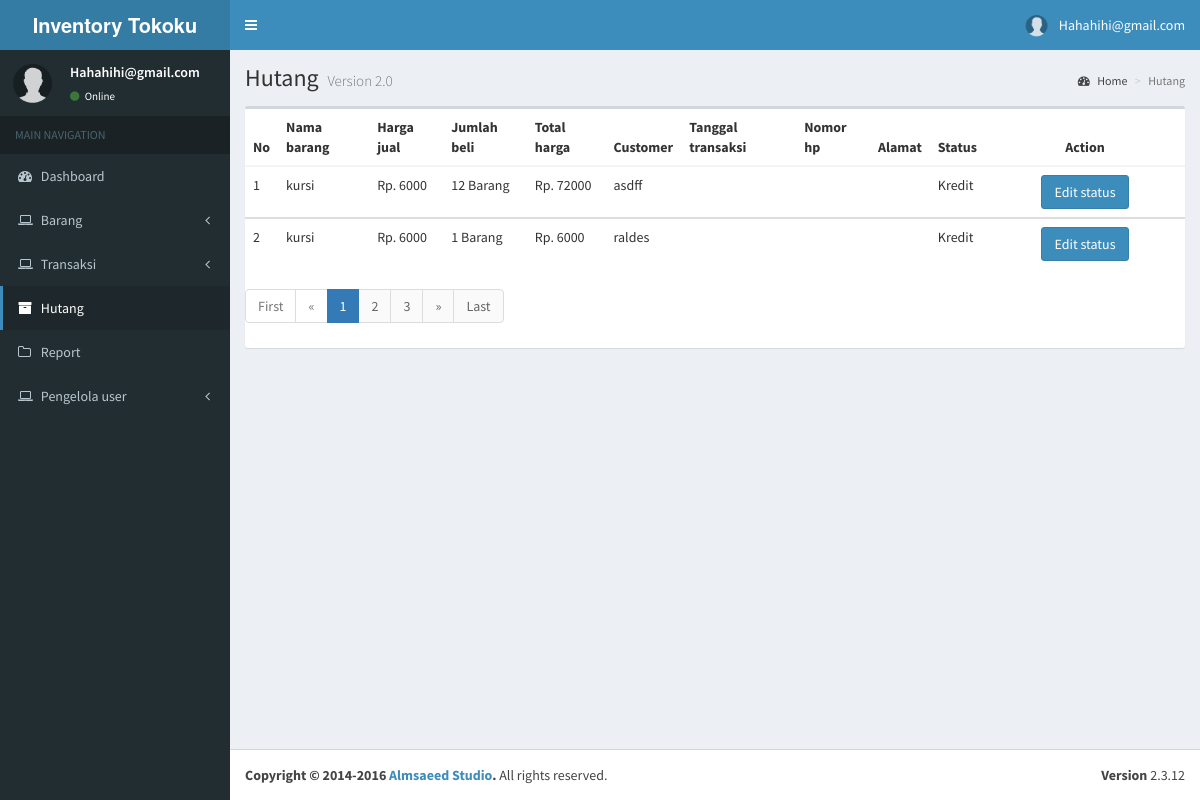
The app's page /admin/hutang.php (signed in), older data.
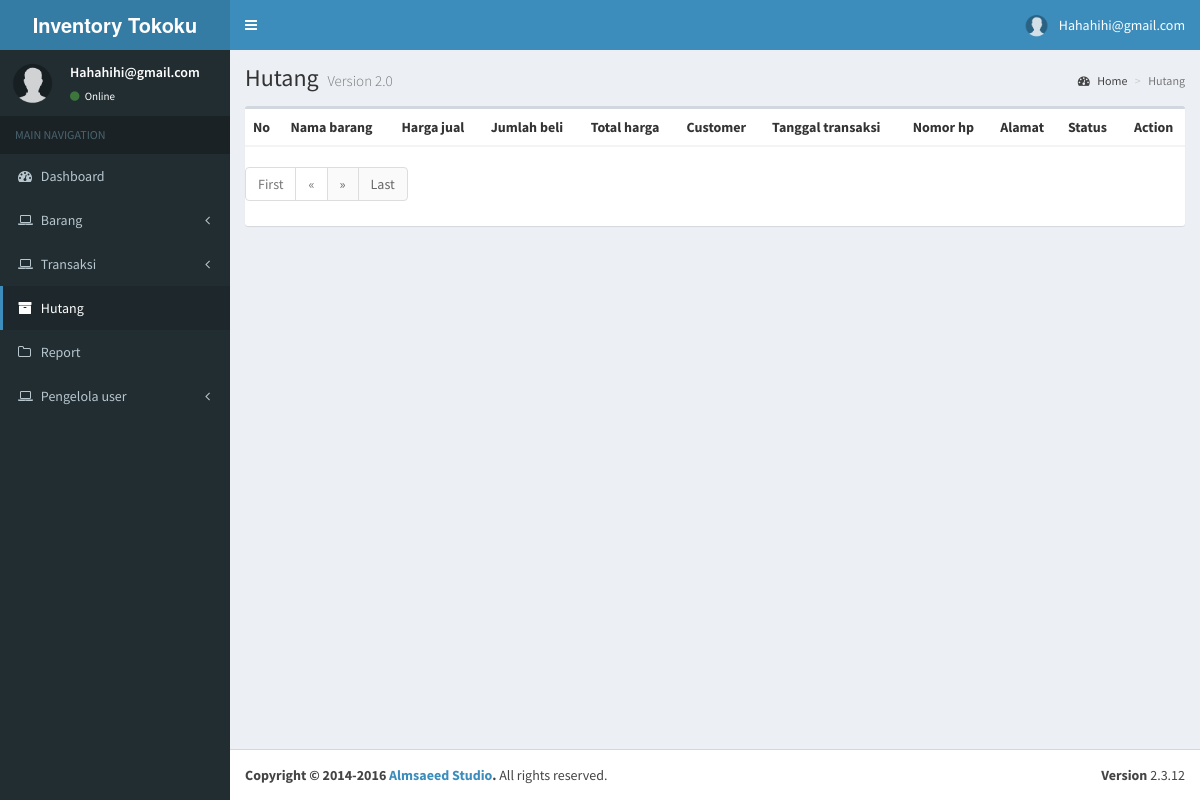
The same page, newer data.
### tables this page shows
CREATE TABLE `transaksi` (
  `id_transaksi` int(5) NOT NULL,
  `id_barang` varchar(5) NOT NULL,
  `jenis_transaksi` varchar(20) NOT NULL,
  `jumlah_beli` int(20) NOT NULL,
  `total_harga` int(20) NOT NULL,
  `customer` text NOT NULL,
  `nik_customer` text NOT NULL,
  `tempat_lahir` text NOT NULL,
  `tanggal_lahir` varchar(30) NOT NULL,
  `tanggal_transaksi` date NOT NULL,
  `nomor_hp` bigint(14) NOT NULL,
  `alamat` text NOT NULL,
  `created_at` timestamp NOT NULL DEFAULT current_timestamp() ON UPDATE current_timestamp()
);

CREATE TABLE `barang` (
  `id_barang` varchar(5) NOT NULL,
  `jenis_barang` varchar(30) NOT NULL,
  `nama_barang` varchar(60) NOT NULL,
  `harga_beli` int(20) NOT NULL,
  `harga_jual` int(20) NOT NULL,
  `jumlah_stock` int(20) NOT NULL,
  `supplier` text NOT NULL,
  `deskripsi` text NOT NULL,
  `created_at` timestamp NOT NULL DEFAULT current_timestamp() ON UPDATE current_timestamp()
);

### admin/hutang.php (the view, shortened to what the changed rows need)
<!DOCTYPE html>
<html>
<head>
  <link rel="stylesheet" href="bootstrap/css/bootstrap.min.css">
  <link rel="stylesheet" href="https://cdnjs.cloudflare.com/ajax/libs/font-awesome/4.5.0/css/font-awesome.min.css">
  <link rel="stylesheet" href="https://cdnjs.cloudflare.com/ajax/libs/ionicons/2.0.1/css/ionicons.min.css">
  <link rel="stylesheet" href="dist/css/AdminLTE.min.css">
  <link rel="stylesheet" href="bootstrap/css/style.css">
  <link rel="stylesheet" href="dist/css/skins/_all-skins.min.css">
</head>
<body class="hold-transition skin-blue sidebar-mini">
<div class="wrapper">
  <div class="content-wrapper">
    <section class="content-header">
      <h1>
        Hutang
        <small>Version 2.0</small>
      </h1>
    </section>
    <section class="content">
		<div class="row">
			  <div class="col-xs-12">
				<div class="box">
                      <div class="box-body table-responsive no-padding">
                     <div class="box-body table-responsive no-padding">
                        <?php
                           $mysql_hostname = "localhost";
                           $mysql_user = "root";
                           $mysql_password = "";
                           $mysql_database = "inventory";
                           $conn = mysqli_connect($mysql_hostname, $mysql_user, $mysql_password, $mysql_database);
            ?>
					 <table class="table table-hover">
                        <thead>
                        <th>No</th>
                           <th>Nama barang</th>
                           <th>Harga jual</th>
                           <th>Jumlah beli</th>
                           <th>Total harga</th>
                           <th>Customer</th>
                           <th>Tanggal transaksi</th>
                           <th>Nomor hp</th>
                           <th>Alamat</th>
                           <th>Status</th>
                           <th>
                              <center>Action</center>
                           </th>
                        </thead>
						<?php
$page = (isset($_GET['page'])) ? $_GET['page'] : 1;
$limit = 10;
$limit_start = ($page - 1) * $limit;
$no = $limit_start + 1;
$sql = "SELECT nama_barang, id_transaksi, harga_jual, total_harga, jumlah_beli, jenis_transaksi, customer, tanggal_transaksi, nomor_hp, alamat FROM barang t1 INNER JOIN transaksi t2 ON t2.id_barang = t1.id_barang WHERE jenis_transaksi = 'Kredit'
                        ORDER BY t2.created_at LIMIT $limit_start, $limit";
                                             if($result = @mysqli_query($conn,$sql)){
                                                 if(mysqli_num_rows($result) > 0){
                                                     while($row = mysqli_fetch_array($result)){
                           ?>
                        <tbody>
                        <td><?php echo $no++ ?></td>
                           <td><?php echo $row['nama_barang'] ?></td>
                           <td><?php echo "Rp. " . $row['harga_jual'] ?></td>
						               <td><?php echo $row['jumlah_beli'] . " Barang"?></td>
                           <td><?php echo "Rp. " . $row['total_harga'] ?></td>
                           <td><?php echo $row['customer'] ?></td>
                           <td><?php echo $row['tanggal_transaksi'] ?></td>
                           <td><?php echo $row['nomor_hp'] ?></td>
                           <td><?php echo $row['alamat'] ?></td>
                           <td><?php echo $row['jenis_transaksi'] ?></td>
                           <td width="200px">
                              <center>
                                 <button class="btn btn-primary" data-toggle="modal" data-target="#false">Edit status</button>
                              </center>
                           </td>
                        </tbody>
                        <?php
                           }
                           }echo "</table>";
                           } else{
                           echo "ERROR: Could not able to execute $sql. ";
                           }
                           ?>
                        <ul class="pagination">
            <?php
            $sql = mysqli_query($conn, "SELECT COUNT(id_transaksi) as num FROM transaksi");
            $total_pages = mysqli_fetch_array($sql);
            $yourcount = $total_pages['num'];
            $jumlah_page = ceil($yourcount / $limit);
            $jumlah_number = 3;
            $start_number = ($page > $jumlah_number) ? $page - $jumlah_number : 1;
            $end_number = ($page < ($jumlah_page - $jumlah_number)) ? $page + $jumlah_number : $jumlah_page;
            for ($i = $start_number; $i <= $end_number; $i++) {
                $link_active = ($page == $i) ? 'class="active"' : '';
            ?>
                <li <?php echo $link_active; ?>><a href="hutang.php?page=<?php echo $i; ?>"><?php echo $i; ?></a></li>
            <?php
            }
            ?>
        </ul>
				</div>
			  </div>
		</div>
    </section>
  </div>
</div>
</body>
</html>

Row changes from the older to the newer data that the page shows:
removed transaksi: id_barang.nama_barang "kursi", id_barang.harga_jual "6000", jumlah_beli "12", total_harga "72000", customer "asdff", jenis_transaksi "Kredit"
removed transaksi: id_barang.nama_barang "kursi", id_barang.harga_jual "6000", jumlah_beli "1", total_harga "6000", customer "raldes", jenis_transaksi "Kredit"
Text that changed along with them:
list line gone: "1"
list line gone: "2"
list line gone: "3"
